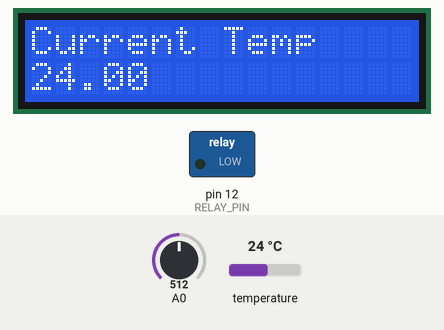
The sketch below on a simulated Arduino Uno, built with avr-gcc and run on an emulated ATmega328P. On the bench: 16×2 character LCD, switched loads named in the sketch (green lamp = pin HIGH). The inputs (shaded band) are chosen by the test bench; at power-on: temperature 24 °C, A0 = 512. What the sketch prints to the serial monitor is not drawn.

Above: at 3.2 s.
3.3 s: temperature set to 0.2 °C
At 6.3 s:
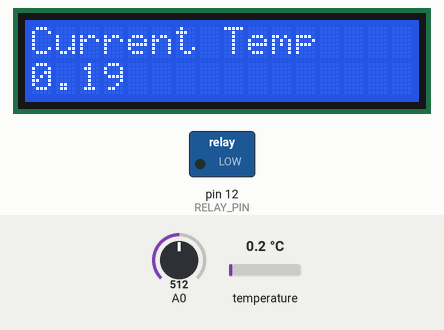
6.6 s: temperature set to 0 °C
At 7.9 s:
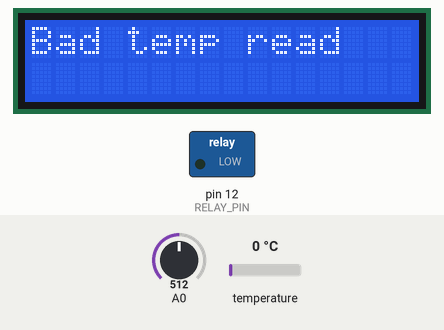
10.6 s: A0 set to 31
At 11.1 s:
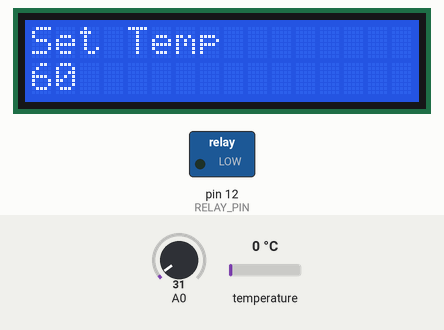
14.6 s: A0 set to 589
16.6 s: A0 set to 607
At 17.3 s:
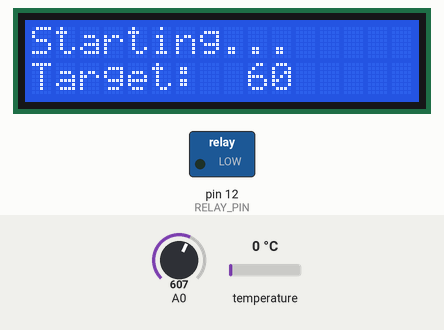
19.1 s: temperature set to 42 °C
At 20.4 s:
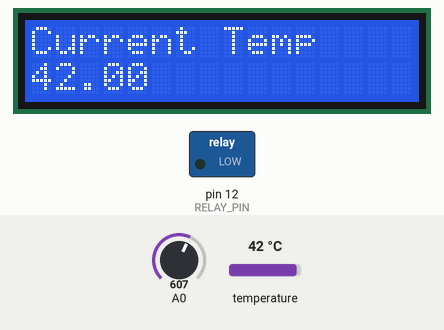
Timing chart, 0 to 22.1 s (numbered marks = the images above; inputs shaded):
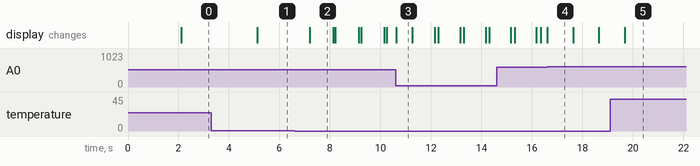

The sketch:

ovenController.ino
```cpp
// Libraries
#include <DallasTemperature.h> // https://github.com/milesburton/Arduino-Temperature-Control-Library
#include <OneWire.h> // https://github.com/PaulStoffregen/OneWire
#include <LiquidCrystal.h> // https://github.com/arduino-libraries/LiquidCrystal

// Pins
#define TEMP_SENS_PIN 2
#define RELAY_PIN 12

// Key easy to adjust values
float kP = 8;
int estOvershoot = 18;
float fallGradient = 0.6;
float minRelayPower = 1;
float maxRelayPower = 30;


// Definitions for screen state
#define SET_SCREEN 1
#define CURRENT_TEMP_SCREEN 0
#define RIGHT 0
#define UP 1
#define DOWN 2
#define SELECT 3

// Definitions for control
#define IDLING 0
#define BEANS 1
#define COAST 2
#define PROP 3

//LCD pin to Arduino
const int pin_RS = 8;
const int pin_EN = 9;
const int pin_d4 = 4;
const int pin_d5 = 5;
const int pin_d6 = 6;
const int pin_d7 = 7;
const int pin_BL = 10;

// Screen and state stuff
bool screenState = CURRENT_TEMP_SCREEN; // sets the screen state to display temperature
int butCheckPeriod = 12;
int screenRefreshPeriod = 1000;
unsigned long lastScreenRefresh = 450;
unsigned long lastButCheck = 200;
unsigned long lastTempCheck = 300;
unsigned long lastRelayUpdate = 0;
int relayUpdatePeriod = 500;
float fallDetectThresh = 0.5;

int tempCheckPeriod = 1000;
unsigned long relayStartTime = 200;
unsigned long relayPeriod = 25000;
unsigned long relayOnTime = 0;
float slowFall = 4;

// Control stuff
int controlState = IDLING;
bool relayState = 0;
float relayPower = 0;

//Temperature stuff
float currentTemp = 420;
int setTemp  = 60;
int temporarySetTemp = 60;
int setTempStep = 1;
float maxTemp = 0;

// Button stuff
bool prevButState[4] = {0,0,0,0};
bool currButState[4] = {0,0,0,0};

// Setup a oneWire instance to communicate with any OneWire devices
// (not just Maxim/Dallas temperature ICs)
OneWire oneWire(TEMP_SENS_PIN);
// Pass our oneWire reference to Dallas Temperature.
DallasTemperature sensors(&oneWire);
LiquidCrystal lcd( pin_RS,  pin_EN,  pin_d4,  pin_d5,  pin_d6,  pin_d7);


void setup() {
  lcd.begin(16, 2);
  lcd.setCursor(0,0);
  lcd.print("Oven Controller");
  lcd.setCursor(0,1);
  lcd.print("By Caleb Jackson");
  Serial.begin(9600);
  sensors.begin();
  pinMode(RELAY_PIN, OUTPUT);
  updateTempAndControl();
  delay(2000);
  if(currentTemp < 0) {
    lcd.clear();
    lcd.setCursor(0,0);
    lcd.print("Temp sens bad");
    while(1) {
      delay(1000);
    }
  }
}


void loop()
{
  if((millis() - lastScreenRefresh) > screenRefreshPeriod) {
    updateScreen();
    lastScreenRefresh = millis();
  }

  if(((millis()-lastButCheck) > butCheckPeriod)) {
    checkButtons();
    updateState();
    lastButCheck = millis();
  }

  if((millis() - lastTempCheck) > tempCheckPeriod) {
    updateTempAndControl();
    lastTempCheck = millis();
  }

  if((millis() - lastRelayUpdate) > 10) {
    lastRelayUpdate = millis();
    updateRelay();
  }
}


void updateScreen()
{
  // If screen is in display current temperature state
  if(screenState == CURRENT_TEMP_SCREEN) {
    temporarySetTemp = setTemp;
    lcd.clear();
    lcd.setCursor(0,0);
    lcd.print("Current Temp");
    lcd.setCursor(0,1);
    lcd.print(currentTemp);
  }

  // If screen is in display set temperature state
  if(screenState == SET_SCREEN) {
    lcd.clear();
    lcd.setCursor(0,0);
    lcd.print("Set Temp");
    lcd.setCursor(0,1);
    lcd.print(temporarySetTemp);
  }
}


void checkButtons()
{
  int butVoltage;
  butVoltage = analogRead(0);
  if (butVoltage < 60) {
    //RIGHT
    currButState[RIGHT] = true;
  } else if ((butVoltage < 200)) {
    // UP
    currButState[UP] = true;
  } else if (butVoltage < 400){
    // DOWN
    currButState[DOWN] = true;
  } else if ((butVoltage < 800) && ( butVoltage > 600)) {
    // SELECT
    currButState[SELECT] = true;
  }
}


void buttonsUsed()
{
  for(int i = 0; i <= SELECT; i++) {
    prevButState[i] = currButState[i];
    currButState[i] = 0;
  }
}


void updateState()
{
  if((currButState[RIGHT] == true) && (prevButState[RIGHT] == false)) {
    screenState = !screenState;
    updateScreen();
  }
  else if ((currButState[UP] == true) && (prevButState[UP] == false) && (screenState == SET_SCREEN)) {
    if(temporarySetTemp <= 145) {
      temporarySetTemp = temporarySetTemp + setTempStep;
      updateScreen();
    }
  }
  else if ((currButState[DOWN] == true) && (prevButState[DOWN] == false) && (screenState == SET_SCREEN)) {
    if(temporarySetTemp >= 41) {
      temporarySetTemp = temporarySetTemp - setTempStep;
      updateScreen();
    }
  }
  else if((currButState[SELECT] == true) && (prevButState[SELECT] == false) && (screenState == SET_SCREEN)) {
    setTemp = temporarySetTemp;
    lcd.clear();
    lcd.setCursor(0,0);
    lcd.print("Starting...");
    lcd.setCursor(0,1);
    lcd.print("Target: ");
    lcd.setCursor(9,1);
    lcd.print(setTemp);
    Serial.println("Starting");
    if((currentTemp + 25) > setTemp) {
      //No point waiting for beans and coasting:(, might as well do PROP immediatley
      controlState = PROP;
    } else {
      controlState = BEANS;
    }
    slowFall = (setTemp * 0.1);
    relayStartTime = millis();
    delay(1000);
    screenState = CURRENT_TEMP_SCREEN;
  }
  buttonsUsed();
}


void updateTempAndControl() {
  // Read the temperature that the sensor prepared
  currentTemp = sensors.getTempCByIndex(0);

  if(currentTemp > 0) {
    // Stops bad readings from being used

    // If in beans control
    if(controlState == BEANS) {
      if((setTemp - currentTemp) > estOvershoot) {
        relayPower = 100;
      }else {
        Serial.println("Coasting Now");
        relayPower = 0;
        controlState = COAST;
      }
    }

    // If we are coasting after beans control
    if(controlState == COAST) {
      if(currentTemp > maxTemp) {
        maxTemp = currentTemp;
      }
      if((maxTemp - currentTemp) > fallDetectThresh) {
        controlState = PROP;
      }
    }

    // If we are in proportional control
    if(controlState == PROP) {
      if(currentTemp > setTemp) {
        relayPower = slowFall - (currentTemp - setTemp) * fallGradient;
        if(relayPower < minRelayPower) {
          relayPower = 0;
        }
      } else {
        relayPower = (setTemp - currentTemp)*kP + slowFall;
        if(relayPower > maxRelayPower) {
          relayPower = maxRelayPower;
        }
      }
    }

    if(currentTemp > (setTemp + 30)) {
      //kill
      digitalWrite(RELAY_PIN, LOW);
      lcd.clear();
      lcd.setCursor(0,0);
      lcd.print("Over Temp Error");
      while(1) {
        Serial.println("Saftey threshold hit, Oven OFF");
        delay(1000);
      }
    }

    // Ask the temperature sensor to prepare another reading for next time
    sensors.setWaitForConversion(false);  // makes it async
    sensors.requestTemperatures();
    sensors.setWaitForConversion(true);

    Serial.print(currentTemp);
    Serial.print(",");
    Serial.print(controlState);
    Serial.print(",");
    Serial.println(relayPower);
  } else {
    // If the temp sensor gives a bad reading, then power is cut to the
    // element until it sorts itself out.
    lcd.clear();
    lcd.setCursor(0,0);
    lcd.print("Bad temp read");
    relayPower = 0;
  }
}


// Controls the state of the relay depending on the relayPower
void updateRelay()
{
  if((relayStartTime + relayPeriod) < millis()) {
    relayStartTime = millis();
    relayOnTime = (relayPeriod*relayPower)/100;
  }
  if((relayStartTime + relayOnTime) > millis()) {
    //We are in the high part of the pwm cycle
    relayState = true;
  } else {
    // In the low part of the pwm cycle
    relayState = false;
  }

  digitalWrite(RELAY_PIN, relayState);
}
```

Measured:
- the behaviour switches between 0.1 and 0 °C on temperature (found by bisection; images 1 and 2)
- the behaviour switches between 600 and 601 on A0 (found by bisection; images 3 and 4)
- after the input at 3.3 s, the display: changes after 1.8 s (image 1)
- after the input at 6.6 s, the display: changes after 0.60 s (image 2)
- after the input at 10.6 s, the display: changes at once (image 3)
- after the input at 16.6 s, the display: changes at once (image 4)
- after the input at 19.1 s, the display: changes after 0.57 s (image 5)
